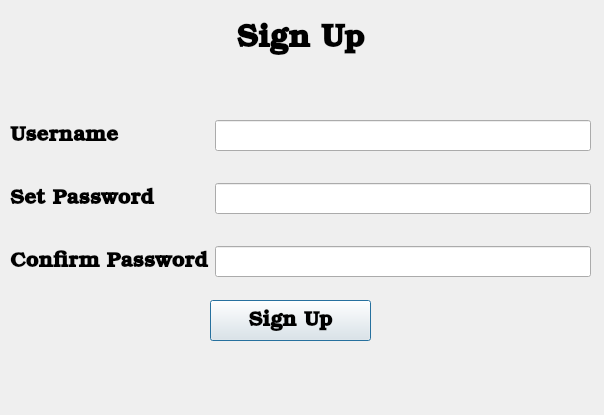
<?xml version="1.0" encoding="UTF-8"?>
<ui version="4.0">
 <class>Dialog</class>
 <widget class="QDialog" name="Dialog">
  <property name="geometry">
   <rect>
    <x>0</x>
    <y>0</y>
    <width>604</width>
    <height>415</height>
   </rect>
  </property>
  <property name="windowTitle">
   <string>Dialog</string>
  </property>
  <widget class="QWidget" name="formLayoutWidget">
   <property name="geometry">
    <rect>
     <x>10</x>
     <y>120</y>
     <width>581</width>
     <height>170</height>
    </rect>
   </property>
   <layout class="QFormLayout" name="formLayout">
    <item row="0" column="0">
     <widget class="QLabel" name="label">
      <property name="font">
       <font>
        <family>Bookman Old Style</family>
        <pointsize>16</pointsize>
        <weight>75</weight>
        <bold>true</bold>
       </font>
      </property>
      <property name="text">
       <string>Username</string>
      </property>
     </widget>
    </item>
    <item row="0" column="1">
     <widget class="QLineEdit" name="username">
      <property name="font">
       <font>
        <family>Bookman Old Style</family>
        <pointsize>16</pointsize>
        <weight>75</weight>
        <bold>true</bold>
       </font>
      </property>
      <property name="alignment">
       <set>Qt::AlignCenter</set>
      </property>
     </widget>
    </item>
    <item row="6" column="0">
     <widget class="QLabel" name="label_4">
      <property name="font">
       <font>
        <family>Bookman Old Style</family>
        <pointsize>16</pointsize>
        <weight>75</weight>
        <bold>true</bold>
       </font>
      </property>
      <property name="text">
       <string>Confirm Password</string>
      </property>
     </widget>
    </item>
    <item row="4" column="0">
     <widget class="QLabel" name="label_2">
      <property name="font">
       <font>
        <family>Bookman Old Style</family>
        <pointsize>16</pointsize>
        <weight>75</weight>
        <bold>true</bold>
       </font>
      </property>
      <property name="text">
       <string>Set Password</string>
      </property>
     </widget>
    </item>
    <item row="4" column="1">
     <widget class="QLineEdit" name="setPassword">
      <property name="font">
       <font>
        <family>Bookman Old Style</family>
        <pointsize>16</pointsize>
        <weight>75</weight>
        <bold>true</bold>
       </font>
      </property>
      <property name="echoMode">
       <enum>QLineEdit::Password</enum>
      </property>
      <property name="alignment">
       <set>Qt::AlignCenter</set>
      </property>
     </widget>
    </item>
    <item row="6" column="1">
     <widget class="QLineEdit" name="confirmPassword">
      <property name="font">
       <font>
        <family>Bookman Old Style</family>
        <pointsize>16</pointsize>
        <weight>75</weight>
        <bold>true</bold>
       </font>
      </property>
      <property name="echoMode">
       <enum>QLineEdit::Password</enum>
      </property>
      <property name="alignment">
       <set>Qt::AlignCenter</set>
      </property>
     </widget>
    </item>
    <item row="3" column="0">
     <spacer name="horizontalSpacer">
      <property name="orientation">
       <enum>Qt::Horizontal</enum>
      </property>
      <property name="sizeHint" stdset="0">
       <size>
        <width>40</width>
        <height>20</height>
       </size>
      </property>
     </spacer>
    </item>
    <item row="5" column="0">
     <spacer name="horizontalSpacer_2">
      <property name="orientation">
       <enum>Qt::Horizontal</enum>
      </property>
      <property name="sizeHint" stdset="0">
       <size>
        <width>40</width>
        <height>20</height>
       </size>
      </property>
     </spacer>
    </item>
   </layout>
  </widget>
  <widget class="QLabel" name="label_3">
   <property name="geometry">
    <rect>
     <x>10</x>
     <y>20</y>
     <width>581</width>
     <height>38</height>
    </rect>
   </property>
   <property name="font">
    <font>
     <family>Bookman Old Style</family>
     <pointsize>24</pointsize>
     <weight>75</weight>
     <bold>true</bold>
    </font>
   </property>
   <property name="text">
    <string>Sign Up</string>
   </property>
   <property name="alignment">
    <set>Qt::AlignCenter</set>
   </property>
  </widget>
  <widget class="QPushButton" name="signUp">
   <property name="geometry">
    <rect>
     <x>210</x>
     <y>300</y>
     <width>161</width>
     <height>41</height>
    </rect>
   </property>
   <property name="font">
    <font>
     <family>Bookman Old Style</family>
     <pointsize>16</pointsize>
     <weight>75</weight>
     <bold>true</bold>
    </font>
   </property>
   <property name="text">
    <string>Sign Up</string>
   </property>
  </widget>
 </widget>
 <resources/>
 <connections/>
</ui>
